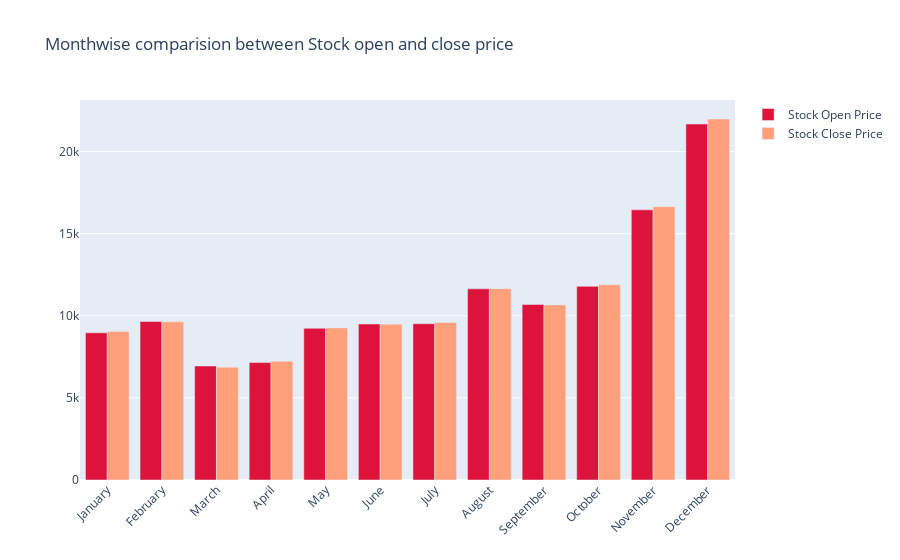

The notebook cell saved with this chart:
### Code cell
fig = go.Figure()

fig.add_trace(go.Bar(
    x=monthvise.index,
    y=monthvise['Open'],
    name='Stock Open Price',
    marker_color='crimson'
))
fig.add_trace(go.Bar(
    x=monthvise.index,
    y=monthvise['Close'],
    name='Stock Close Price',
    marker_color='lightsalmon'
))

fig.update_layout(barmode='group', xaxis_tickangle=-45,
                  title='Monthwise comparision between Stock open and close price')
fig.show()

### Figure 1 — Plotly figure (JSON) as saved in the notebook; plotly's stock layout.template omitted (floating-point values rounded to 4 significant figures)
{"data": [{"marker": {"color": "crimson"}, "name": "Stock Open Price", "type": "bar", "x": ["January", "February", "March", "April", "May", "June", "July", "August", "September", "October", "November", "December"], "y": [8965.0, 9656.0, 6944.0, 7151.0, 9238.0, 9500.0, 9519.0, 11640.0, 10690.0, 11790.0, 16450.0, 21680.0]}, {"marker": {"color": "lightsalmon"}, "name": "Stock Close Price", "type": "bar", "x": ["January", "February", "March", "April", "May", "June", "July", "August", "September", "October", "November", "December"], "y": [9045.0, 9631.0, 6871.0, 7224.0, 9263.0, 9489.0, 9590.0, 11650.0, 10660.0, 11890.0, 16650.0, 21980.0]}], "layout": {"barmode": "group", "title": {"text": "Monthwise comparision between Stock open and close price"}, "xaxis": {"tickangle": -45}}}
